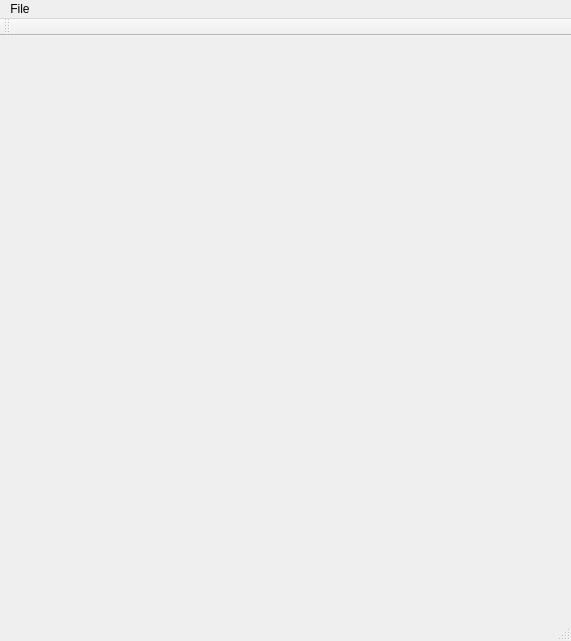
<?xml version="1.0" encoding="UTF-8"?>
<ui version="4.0">
 <class>MainWindowClass</class>
 <widget class="QMainWindow" name="MainWindowClass">
  <property name="geometry">
   <rect>
    <x>0</x>
    <y>0</y>
    <width>571</width>
    <height>641</height>
   </rect>
  </property>
  <property name="windowTitle">
   <string>MainWindow</string>
  </property>
  <widget class="QWidget" name="centralWidget"/>
  <widget class="QMenuBar" name="menuBar">
   <property name="geometry">
    <rect>
     <x>0</x>
     <y>0</y>
     <width>571</width>
     <height>21</height>
    </rect>
   </property>
   <widget class="QMenu" name="menuFile">
    <property name="title">
     <string>File</string>
    </property>
    <addaction name="actionExit"/>
   </widget>
   <addaction name="menuFile"/>
  </widget>
  <widget class="QToolBar" name="mainToolBar">
   <attribute name="toolBarArea">
    <enum>TopToolBarArea</enum>
   </attribute>
   <attribute name="toolBarBreak">
    <bool>false</bool>
   </attribute>
  </widget>
  <widget class="QStatusBar" name="statusBar"/>
  <action name="actionExit">
   <property name="text">
    <string>Exit</string>
   </property>
  </action>
 </widget>
 <layoutdefault spacing="6" margin="11"/>
 <resources>
  <include location="MainWindow.qrc"/>
 </resources>
 <connections/>
</ui>
